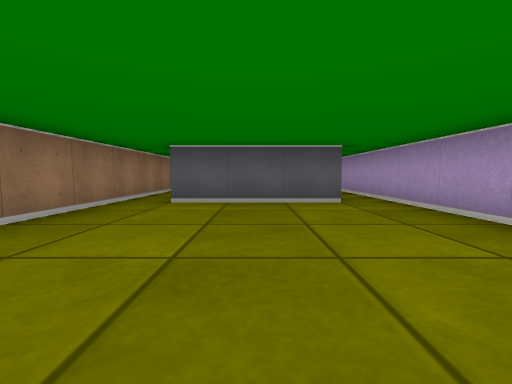
[1] (above)

21 first-person views from a walk through a cub3D ray-caster map. The camera is about half as high as the walls, tilts 4° down and sees 90° across. The floor is counted in squares. Each view is taken from the middle of a square. On the plan, view 1 faces up. The plan holds only what a view shows up to about 9 squares ahead; the rest is blank.

[2]
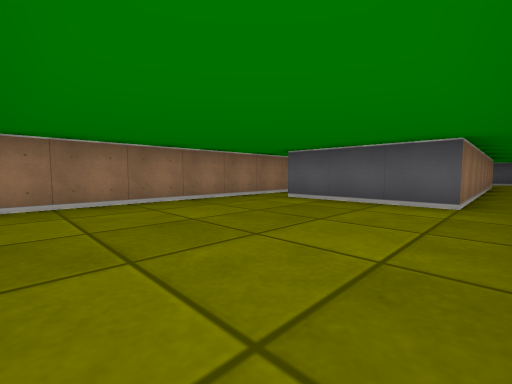

[3]
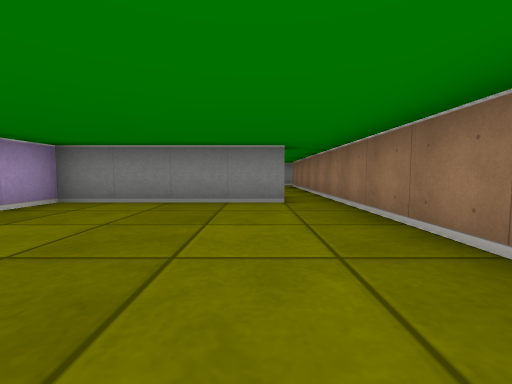

[4]
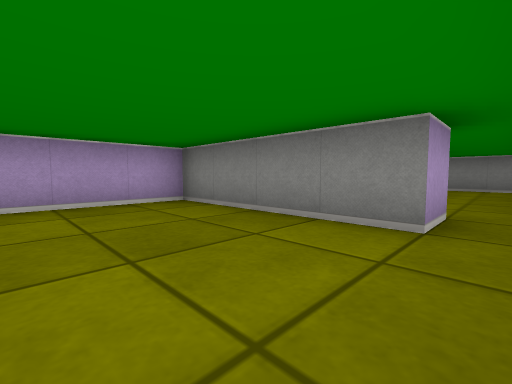

[5]
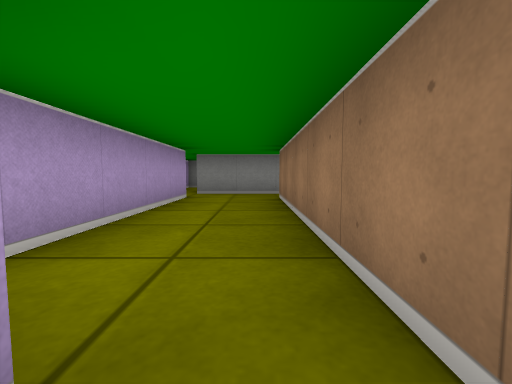

[6]
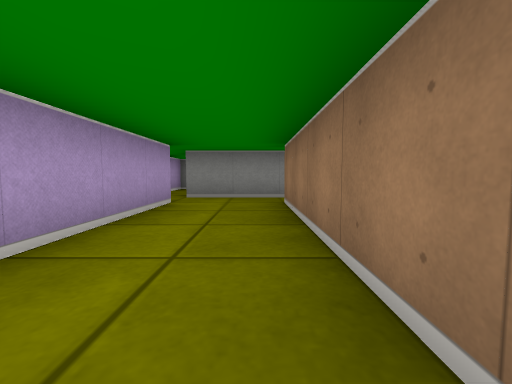

[7]
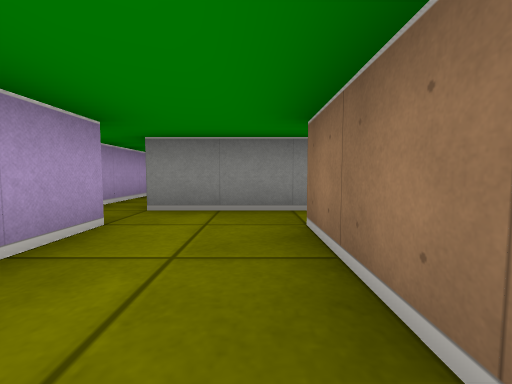

[8]
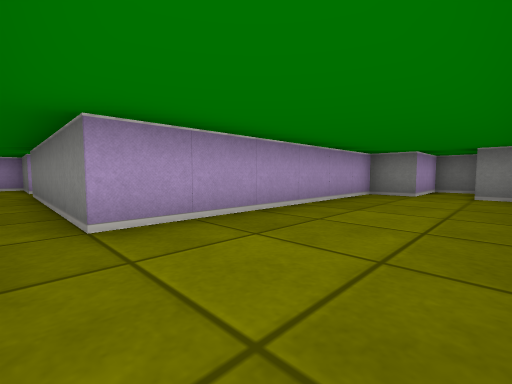

[9]
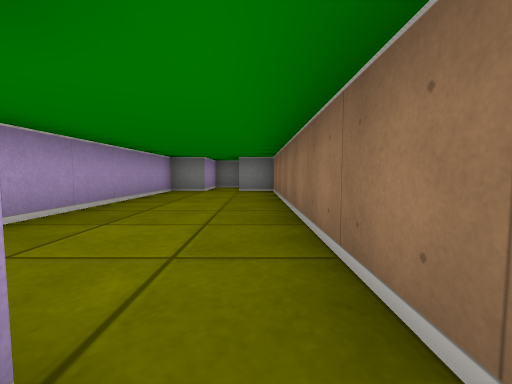

[10]
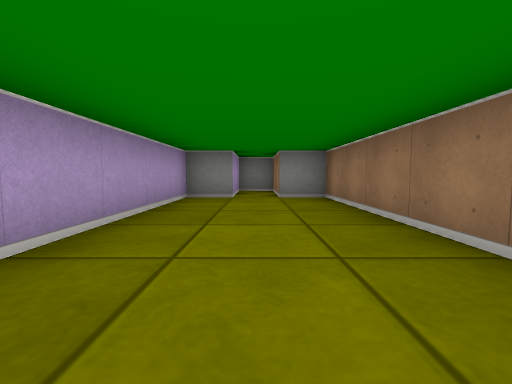

[11]
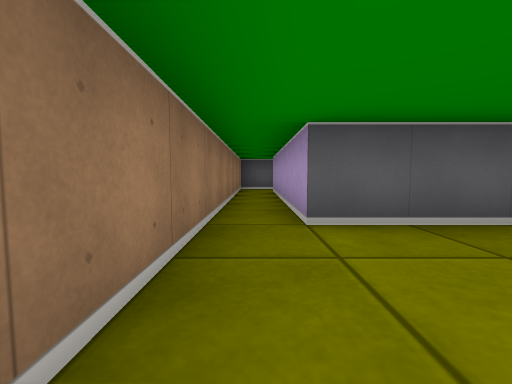

[12]
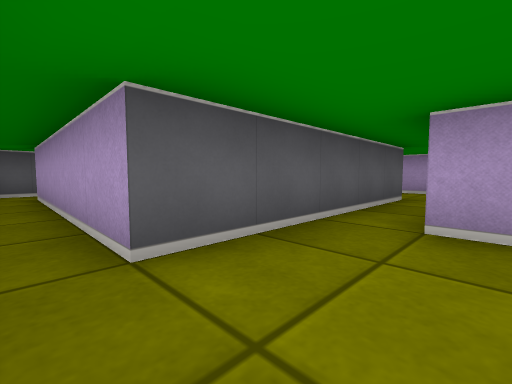

[13]
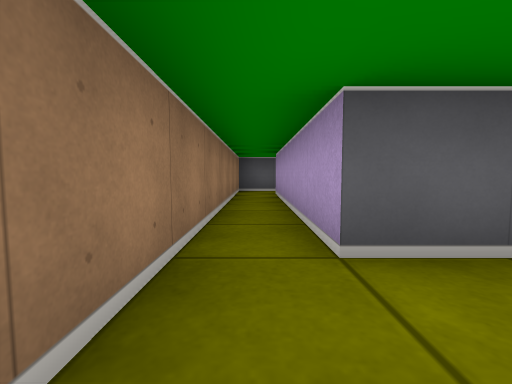

[14]
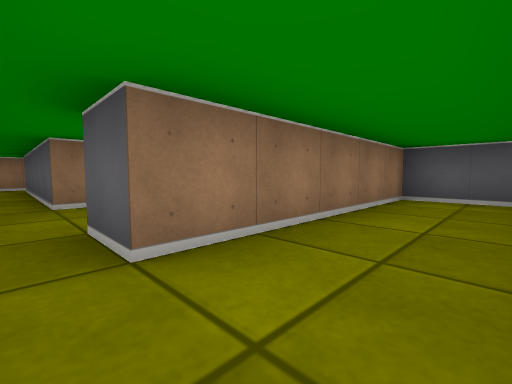

[15]
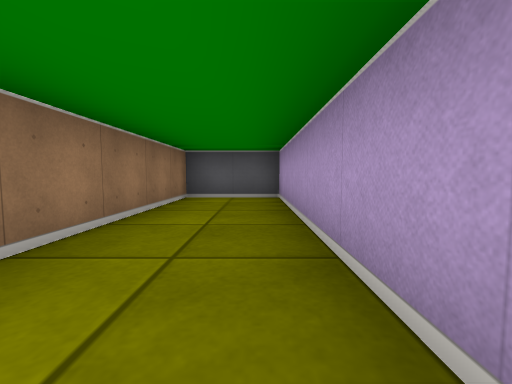

[16]
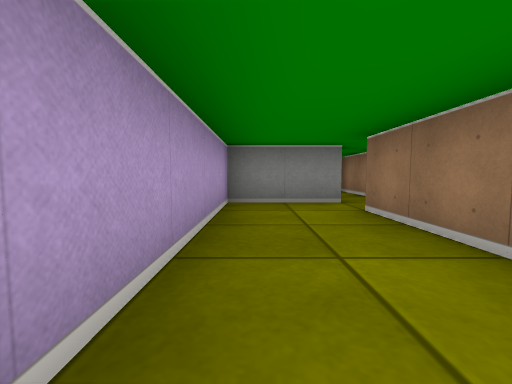

[17]
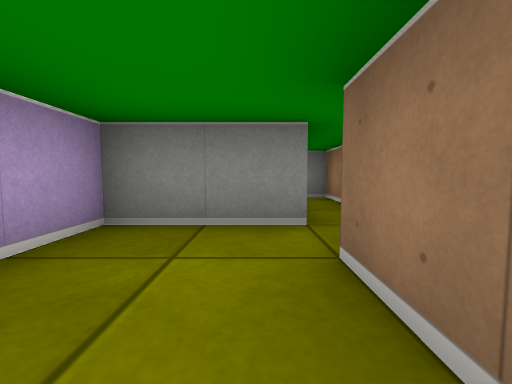

[18]
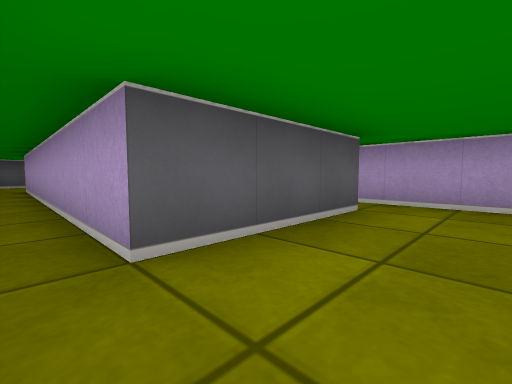

[19]
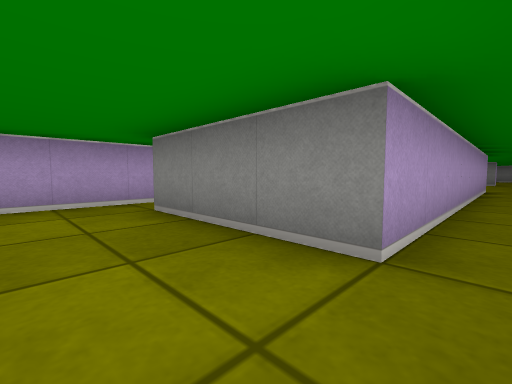

[20]
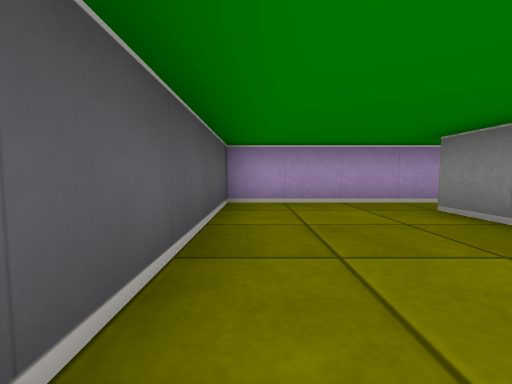

[21]
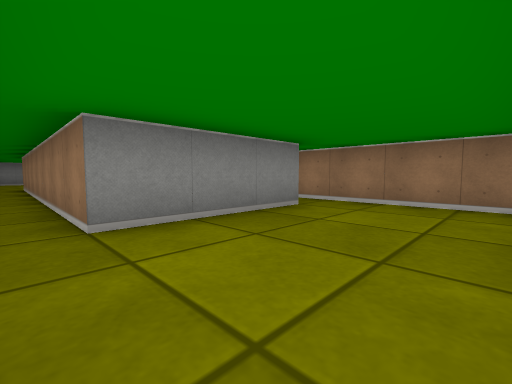

### Floor plan
Points are (right, up) in squares from view 1. A wall is a line through its corners. A room is listed if a view was taken in it or the views show most of it. See-through windows are left out.
Room 1 (views 1, 2, 3, 4, 5, 18)
walls: (1.5, 4.5) (-1.5, 4.5); (-2.5, 4.5) (-2.5, -1.5); (-1.5, -1.6) (-1.5, -0.5) (2.5, -0.5) (2.5, 4.5)
ways out: opening at (-2, -1) to room 2; opening at (-2, 5) to room 5; opening at (2, 5) to room 5
Room 2 (views 6, 7)
walls: (-0.5, -6.5) (-0.5, -2.5); (-2.5, -1.5) (-2.5, -6.5) (-5.5, -6.5); (-5.5, -7.5) (-0.5, -7.5)
ways out: opening at (-2, -1) to room 1; opening at (-5, -7) to room 3; opening at (0, -7) to room 4
Room 3 (views 8, 9, 10, 11, 12, 13)
walls: (-5.5, -6.5) (-7.5, -6.5) (-7.5, -1.5); (-7.4, -0.5) (-8.5, -0.5) (-8.5, -13.5) (-7.5, -13.5) (-7.5, -15.5) (-6.5, -15.5) (-6.5, -13.5) (-5.5, -13.5) (-5.5, -7.5)
ways out: opening at (-5, -7) to room 2
Room 4 (views 14, 15, 16, 17)
walls: (-0.5, -8.8) (-0.5, -10.5) (0.5, -10.5) (0.5, -7.5) (2.5, -7.5) (2.5, -1.5) (0.5, -1.5) (0.5, -6.5) (-0.5, -6.5)
ways out: opening at (0, -7) to room 2
Room 5 (views 19, 20, 21)
walls: (2.5, 11.8) (2.5, 15.5) (-2, 15.5); (-2.5, 15.1) (-2.5, 11.8); (-2.5, 7.5) (-2.5, 4.5); (-1.5, 4.5) (-1.5, 12.5) (1.5, 12.5) (1.5, 4.5); (2.5, 4.5) (2.5, 7.5)
ways out: opening at (-2, 5) to room 1; opening at (2, 5) to room 1

Positions as (right, up) in squares from view 1, and headings:
1: (0, 0), facing up
2: (2, 0), facing up-left
3: (-1, 4), facing down
4: (-2, 2), facing down-right
5: (-2, -1), facing down
6: (-2, -2), facing down
7: (-2, -4), facing down
8: (-8, -7), facing down-right
9: (-8, -6), facing down
10: (-7, -8), facing down
11: (-8, -9), facing up
12: (-8, -8), facing up-right
13: (-8, -8), facing up
14: (2, -7), facing up-left
15: (2, -7), facing up
16: (2, -3), facing down
17: (1, -5), facing down
18: (-2, 3), facing up-right
19: (-2, 14), facing down-right
20: (-2, 15), facing right
21: (2, 15), facing down-left
